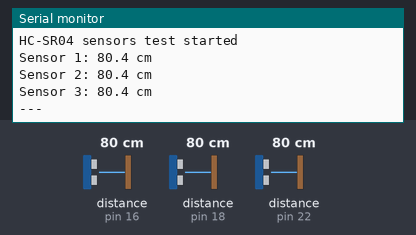
Simulated run of this sketch. Board: Arduino Mega 2560, built with avr-gcc and run on an emulated ATmega2560. On the bench: the last lines printed to the serial monitor. Wiring (inferred from the names in the program): 3 × ultrasonic range finder: trigger pin 17, echo pin 16 / trigger pin 19, echo pin 18 / trigger pin 23, echo pin 22. The inputs (shaded band) are chosen by the test bench; at power-on: distance to the obstacle (sensors on pin 16, pin 18, pin 22) 80 cm. The echo pulse lasts 58.3 µs per cm.

Above: at 1.3 s.
1.4 s: distance to the obstacle (sensor on pin 16) set to 2 cm
At 1.87 s:
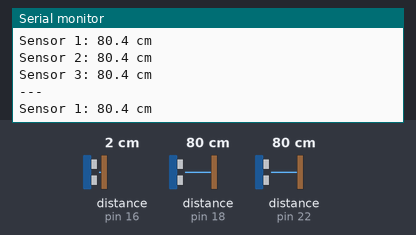
2.9 s: distance to the obstacle (sensor on pin 18) set to 2 cm
At 4.2 s:
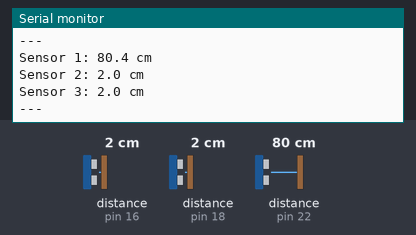
4.4 s: distance to the obstacle (sensor on pin 22) set to 2 cm
At 4.73 s:
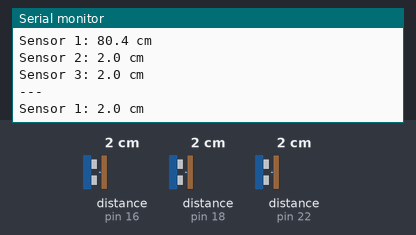
5.9 s: distance to the obstacle (sensor on pin 16) set to 4 cm
At 7.2 s:
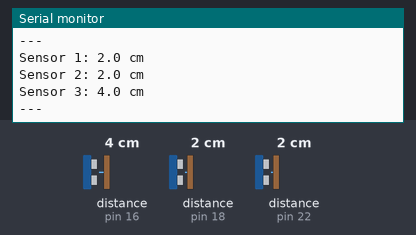
7.4 s: distance to the obstacle (sensor on pin 18) set to 4 cm
At 8.6 s:
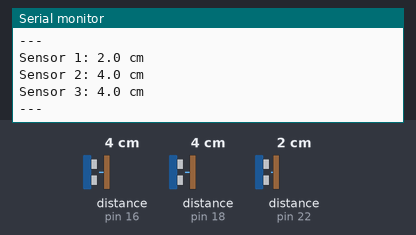
8.9 s: distance to the obstacle (sensor on pin 22) set to 4 cm
At 8.97 s:
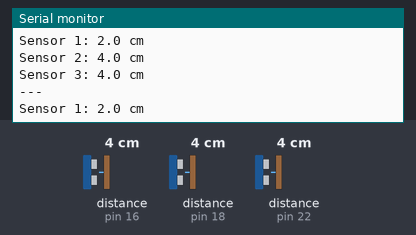
Timing chart, 0 to 11.4 s (numbered marks = the images above; inputs shaded):
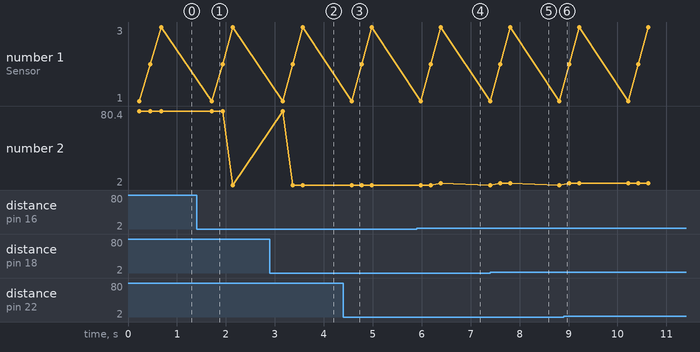

Measured:
- after the input at 2.9 s, the serial monitor: prints a new line after 0.47 s (image 2)
- after the input at 4.4 s, the serial monitor: prints a new line after 0.17 s (image 3)
- after the input at 5.9 s, the serial monitor: prints a new line after 0.49 s (image 4)
- after the input at 7.4 s, the serial monitor: prints a new line after 0.20 s (image 5)

The sketch:

docs.ino
```cpp
// HC-SR04 multi-test. Supporta 1..3 sensori.
const int NUM_SENSORS = 3;
const int trigPins[NUM_SENSORS] = {23, 19, 17};
const int echoPins[NUM_SENSORS] = {22, 18, 16};

const int SAMPLES = 5;        // letture da mediannare/averagizzare
const unsigned long TIMEOUT = 30000UL; // microsecondi timeout per pulseIn

void setup() {
  Serial.begin(115200);
  for (int i = 0; i < NUM_SENSORS; ++i) {
    pinMode(trigPins[i], OUTPUT);
    pinMode(echoPins[i], INPUT);
    digitalWrite(trigPins[i], LOW);
  }
  delay(100);
  Serial.println("HC-SR04 sensors test started");
}

float readDistanceCm(int idx) {
  // invia impulso trigger
  digitalWrite(trigPins[idx], LOW);
  delayMicroseconds(2);
  digitalWrite(trigPins[idx], HIGH);
  delayMicroseconds(10);
  digitalWrite(trigPins[idx], LOW);

  unsigned long duration = pulseIn(echoPins[idx], HIGH, TIMEOUT); // microsecondi
  if (duration == 0) return -1.0f; // timeout / no echo
  float distanceCm = duration / 58.0f; // formula comune per HC-SR04
  return distanceCm;
}

void loop() {
  for (int i = 0; i < NUM_SENSORS; ++i) {
    float sum = 0.0f;
    int valid = 0;
    for (int s = 0; s < SAMPLES; ++s) {
      float d = readDistanceCm(i);
      if (d >= 0.0f) {
        sum += d;
        valid++;
      }
      delay(20); // piccola pausa fra le letture
    }
    Serial.print("Sensor ");
    Serial.print(i + 1);
    Serial.print(": ");
    if (valid == 0) {
      Serial.println("no echo / out of range");
    } else {
      float avg = sum / valid;
      Serial.print(avg, 1);
      Serial.println(" cm");
    }
    delay(100);
  }
  Serial.println("---");
  delay(800);
}
```
